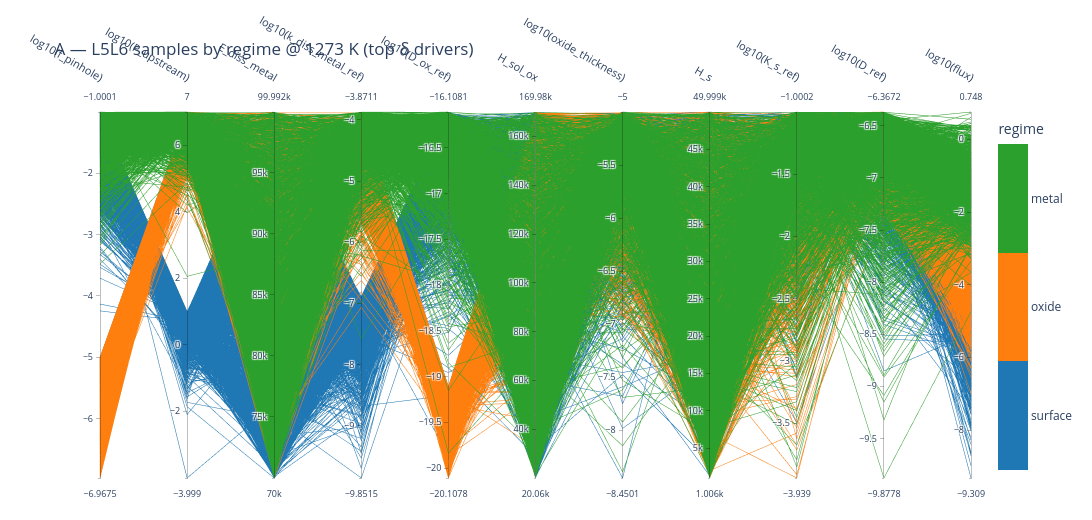

The cell this chart's notebook holds for it:
### Markdown cell above
## A — samples coloured by regime

Axes = union of each regime's top-5 δ drivers of flux (+ `log10(flux)`). Each line is one model
run; colour = regime. Brush an axis (e.g. pull `log10(P_upstream)` to its low end) to see which
regime/flux lines survive.

### Code cell
drivers = []
for r in REGIMES:
    for p in top_drivers(routeB_T, r, 'flux', k=5):
        if p not in drivers:
            drivers.append(p)
dimsA = drivers + ['flux']

figA = parallel_coordinates_samples(
    master_T, dimsA, color_by='regime', log_dims=logsub(dimsA),
    title=f'A — L5L6 samples by regime @ {T_SHOW} K (top δ drivers)',
    save_html=os.path.join(FIG_DIR, 'pcp_A_regime.html'))
print("A axes:", dimsA)
figA

### Figure 1 — Plotly figure (JSON) as saved in the notebook; plotly's stock layout.template omitted (floating-point values rounded to 4 significant figures; data arrays with more than 128 entries replaced by an {"elided": "..."} marker saying what was removed)
{"data": [{"dimensions": [{"label": "log10(f_pinhole)", "values": {"elided": "5149 float values"}}, {"label": "log10(P_upstream)", "values": {"elided": "5149 float values"}}, {"label": "E_diss_metal", "values": {"elided": "5149 float values"}}, {"label": "log10(k_diss_metal_ref)", "values": {"elided": "5149 float values"}}, {"label": "log10(D_ox_ref)", "values": {"elided": "5149 float values"}}, {"label": "H_sol_ox", "values": {"elided": "5149 float values"}}, {"label": "log10(oxide_thickness)", "values": {"elided": "5149 float values"}}, {"label": "H_s", "values": {"elided": "5149 float values"}}, {"label": "log10(K_s_ref)", "values": {"elided": "5149 float values"}}, {"label": "log10(D_ref)", "values": {"elided": "5149 float values"}}, {"label": "log10(flux)", "values": {"elided": "5149 float values"}}], "labelangle": 30, "labelfont": {"size": 11}, "labelside": "top", "line": {"cmax": 2.5, "cmin": -0.5, "color": {"elided": "5149 float values"}, "colorbar": {"ticktext": ["surface", "oxide", "metal"], "tickvals": [0, 1, 2], "title": {"text": "regime"}}, "colorscale": [[0, "#1f77b4"], [0.3333, "#1f77b4"], [0.3333, "#ff7f0e"], [0.6667, "#ff7f0e"], [0.6667, "#2ca02c"], [1, "#2ca02c"]], "showscale": true}, "rangefont": {"size": 9}, "tickfont": {"size": 9}, "type": "parcoords"}], "layout": {"font": {"size": 12}, "height": 520, "margin": {"b": 40, "l": 100, "r": 120, "t": 110}, "title": {"text": "A — L5L6 samples by regime @ 1273 K (top δ drivers)"}, "width": 1485}}
